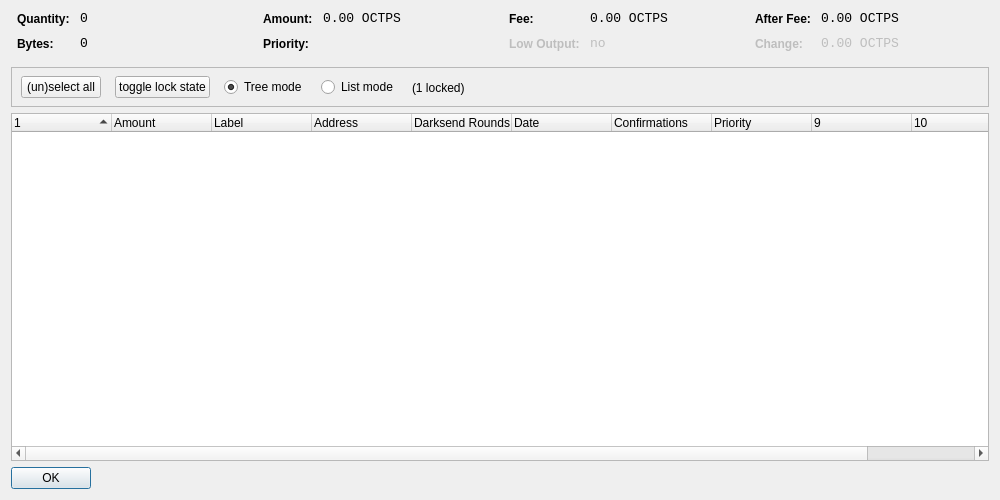
<?xml version="1.0" encoding="UTF-8"?>
<ui version="4.0">
 <class>CoinControlDialog</class>
 <widget class="QDialog" name="CoinControlDialog">
  <property name="geometry">
   <rect>
    <x>0</x>
    <y>0</y>
    <width>1000</width>
    <height>500</height>
   </rect>
  </property>
  <property name="windowTitle">
   <string>Coin Control</string>
  </property>
  <layout class="QVBoxLayout" name="verticalLayout">
   <item>
    <layout class="QHBoxLayout" name="horizontalLayoutTop" stretch="0,0,0,0">
     <property name="topMargin">
      <number>0</number>
     </property>
     <property name="bottomMargin">
      <number>10</number>
     </property>
     <item>
      <layout class="QFormLayout" name="formLayoutCoinControl1">
       <property name="horizontalSpacing">
        <number>10</number>
       </property>
       <property name="verticalSpacing">
        <number>10</number>
       </property>
       <property name="leftMargin">
        <number>6</number>
       </property>
       <property name="rightMargin">
        <number>6</number>
       </property>
       <item row="0" column="0">
        <widget class="QLabel" name="labelCoinControlQuantityText">
         <property name="styleSheet">
          <string notr="true">font-weight:bold;</string>
         </property>
         <property name="text">
          <string>Quantity:</string>
         </property>
        </widget>
       </item>
       <item row="0" column="1">
        <widget class="QLabel" name="labelCoinControlQuantity">
         <property name="font">
          <font>
           <family>Monospace</family>
           <pointsize>10</pointsize>
          </font>
         </property>
         <property name="cursor">
          <cursorShape>IBeamCursor</cursorShape>
         </property>
         <property name="contextMenuPolicy">
          <enum>Qt::ActionsContextMenu</enum>
         </property>
         <property name="text">
          <string notr="true">0</string>
         </property>
         <property name="textInteractionFlags">
          <set>Qt::LinksAccessibleByMouse|Qt::TextSelectableByKeyboard|Qt::TextSelectableByMouse</set>
         </property>
        </widget>
       </item>
       <item row="1" column="0">
        <widget class="QLabel" name="labelCoinControlBytesText">
         <property name="styleSheet">
          <string notr="true">font-weight:bold;</string>
         </property>
         <property name="text">
          <string>Bytes:</string>
         </property>
        </widget>
       </item>
       <item row="1" column="1">
        <widget class="QLabel" name="labelCoinControlBytes">
         <property name="font">
          <font>
           <family>Monospace</family>
           <pointsize>10</pointsize>
          </font>
         </property>
         <property name="cursor">
          <cursorShape>IBeamCursor</cursorShape>
         </property>
         <property name="contextMenuPolicy">
          <enum>Qt::ActionsContextMenu</enum>
         </property>
         <property name="text">
          <string notr="true">0</string>
         </property>
         <property name="textInteractionFlags">
          <set>Qt::LinksAccessibleByMouse|Qt::TextSelectableByKeyboard|Qt::TextSelectableByMouse</set>
         </property>
        </widget>
       </item>
      </layout>
     </item>
     <item>
      <layout class="QFormLayout" name="formLayoutCoinControl2">
       <property name="horizontalSpacing">
        <number>10</number>
       </property>
       <property name="verticalSpacing">
        <number>10</number>
       </property>
       <property name="leftMargin">
        <number>6</number>
       </property>
       <property name="rightMargin">
        <number>6</number>
       </property>
       <item row="0" column="0">
        <widget class="QLabel" name="labelCoinControlAmountText">
         <property name="styleSheet">
          <string notr="true">font-weight:bold;</string>
         </property>
         <property name="text">
          <string>Amount:</string>
         </property>
        </widget>
       </item>
       <item row="0" column="1">
        <widget class="QLabel" name="labelCoinControlAmount">
         <property name="font">
          <font>
           <family>Monospace</family>
           <pointsize>10</pointsize>
          </font>
         </property>
         <property name="cursor">
          <cursorShape>IBeamCursor</cursorShape>
         </property>
         <property name="contextMenuPolicy">
          <enum>Qt::ActionsContextMenu</enum>
         </property>
         <property name="text">
          <string notr="true">0.00 OCTPS</string>
         </property>
         <property name="textInteractionFlags">
          <set>Qt::LinksAccessibleByMouse|Qt::TextSelectableByKeyboard|Qt::TextSelectableByMouse</set>
         </property>
        </widget>
       </item>
       <item row="1" column="0">
        <widget class="QLabel" name="labelCoinControlPriorityText">
         <property name="styleSheet">
          <string notr="true">font-weight:bold;</string>
         </property>
         <property name="text">
          <string>Priority:</string>
         </property>
        </widget>
       </item>
       <item row="1" column="1">
        <widget class="QLabel" name="labelCoinControlPriority">
         <property name="font">
          <font>
           <family>Monospace</family>
           <pointsize>10</pointsize>
          </font>
         </property>
         <property name="cursor">
          <cursorShape>IBeamCursor</cursorShape>
         </property>
         <property name="contextMenuPolicy">
          <enum>Qt::ActionsContextMenu</enum>
         </property>
         <property name="text">
          <string/>
         </property>
         <property name="textInteractionFlags">
          <set>Qt::LinksAccessibleByMouse|Qt::TextSelectableByKeyboard|Qt::TextSelectableByMouse</set>
         </property>
        </widget>
       </item>
      </layout>
     </item>
     <item>
      <layout class="QFormLayout" name="formLayoutCoinControl3">
       <property name="horizontalSpacing">
        <number>10</number>
       </property>
       <property name="verticalSpacing">
        <number>10</number>
       </property>
       <property name="leftMargin">
        <number>6</number>
       </property>
       <property name="rightMargin">
        <number>6</number>
       </property>
       <item row="0" column="0">
        <widget class="QLabel" name="labelCoinControlFeeText">
         <property name="styleSheet">
          <string notr="true">font-weight:bold;</string>
         </property>
         <property name="text">
          <string>Fee:</string>
         </property>
        </widget>
       </item>
       <item row="0" column="1">
        <widget class="QLabel" name="labelCoinControlFee">
         <property name="font">
          <font>
           <family>Monospace</family>
           <pointsize>10</pointsize>
          </font>
         </property>
         <property name="cursor">
          <cursorShape>IBeamCursor</cursorShape>
         </property>
         <property name="contextMenuPolicy">
          <enum>Qt::ActionsContextMenu</enum>
         </property>
         <property name="text">
          <string notr="true">0.00 OCTPS</string>
         </property>
         <property name="textInteractionFlags">
          <set>Qt::LinksAccessibleByMouse|Qt::TextSelectableByKeyboard|Qt::TextSelectableByMouse</set>
         </property>
        </widget>
       </item>
       <item row="1" column="0">
        <widget class="QLabel" name="labelCoinControlLowOutputText">
         <property name="enabled">
          <bool>false</bool>
         </property>
         <property name="styleSheet">
          <string notr="true">font-weight:bold;</string>
         </property>
         <property name="text">
          <string>Low Output:</string>
         </property>
        </widget>
       </item>
       <item row="1" column="1">
        <widget class="QLabel" name="labelCoinControlLowOutput">
         <property name="enabled">
          <bool>false</bool>
         </property>
         <property name="font">
          <font>
           <family>Monospace</family>
           <pointsize>10</pointsize>
          </font>
         </property>
         <property name="cursor">
          <cursorShape>IBeamCursor</cursorShape>
         </property>
         <property name="contextMenuPolicy">
          <enum>Qt::ActionsContextMenu</enum>
         </property>
         <property name="text">
          <string notr="true">no</string>
         </property>
         <property name="textInteractionFlags">
          <set>Qt::LinksAccessibleByMouse|Qt::TextSelectableByKeyboard|Qt::TextSelectableByMouse</set>
         </property>
        </widget>
       </item>
      </layout>
     </item>
     <item>
      <layout class="QFormLayout" name="formLayoutCoinControl4">
       <property name="horizontalSpacing">
        <number>10</number>
       </property>
       <property name="verticalSpacing">
        <number>10</number>
       </property>
       <property name="leftMargin">
        <number>6</number>
       </property>
       <property name="rightMargin">
        <number>6</number>
       </property>
       <item row="0" column="0">
        <widget class="QLabel" name="labelCoinControlAfterFeeText">
         <property name="styleSheet">
          <string notr="true">font-weight:bold;</string>
         </property>
         <property name="text">
          <string>After Fee:</string>
         </property>
        </widget>
       </item>
       <item row="0" column="1">
        <widget class="QLabel" name="labelCoinControlAfterFee">
         <property name="font">
          <font>
           <family>Monospace</family>
           <pointsize>10</pointsize>
          </font>
         </property>
         <property name="cursor">
          <cursorShape>IBeamCursor</cursorShape>
         </property>
         <property name="contextMenuPolicy">
          <enum>Qt::ActionsContextMenu</enum>
         </property>
         <property name="text">
          <string notr="true">0.00 OCTPS</string>
         </property>
         <property name="textInteractionFlags">
          <set>Qt::LinksAccessibleByMouse|Qt::TextSelectableByKeyboard|Qt::TextSelectableByMouse</set>
         </property>
        </widget>
       </item>
       <item row="1" column="0">
        <widget class="QLabel" name="labelCoinControlChangeText">
         <property name="enabled">
          <bool>false</bool>
         </property>
         <property name="styleSheet">
          <string notr="true">font-weight:bold;</string>
         </property>
         <property name="text">
          <string>Change:</string>
         </property>
        </widget>
       </item>
       <item row="1" column="1">
        <widget class="QLabel" name="labelCoinControlChange">
         <property name="enabled">
          <bool>false</bool>
         </property>
         <property name="font">
          <font>
           <family>Monospace</family>
           <pointsize>10</pointsize>
          </font>
         </property>
         <property name="cursor">
          <cursorShape>IBeamCursor</cursorShape>
         </property>
         <property name="contextMenuPolicy">
          <enum>Qt::ActionsContextMenu</enum>
         </property>
         <property name="text">
          <string notr="true">0.00 OCTPS</string>
         </property>
         <property name="textInteractionFlags">
          <set>Qt::LinksAccessibleByMouse|Qt::TextSelectableByKeyboard|Qt::TextSelectableByMouse</set>
         </property>
        </widget>
       </item>
      </layout>
     </item>
    </layout>
   </item>
   <item>
    <widget class="QFrame" name="frame">
     <property name="minimumSize">
      <size>
       <width>0</width>
       <height>40</height>
      </size>
     </property>
     <property name="frameShape">
      <enum>QFrame::StyledPanel</enum>
     </property>
     <property name="frameShadow">
      <enum>QFrame::Sunken</enum>
     </property>
     <widget class="QWidget" name="horizontalLayoutWidget">
      <property name="geometry">
       <rect>
        <x>10</x>
        <y>0</y>
        <width>781</width>
        <height>41</height>
       </rect>
      </property>
      <layout class="QHBoxLayout" name="horizontalLayoutPanel" stretch="0,0,0,0,0">
       <property name="spacing">
        <number>14</number>
       </property>
       <item>
        <widget class="QPushButton" name="pushButtonSelectAll">
         <property name="sizePolicy">
          <sizepolicy hsizetype="Maximum" vsizetype="Fixed">
           <horstretch>0</horstretch>
           <verstretch>0</verstretch>
          </sizepolicy>
         </property>
         <property name="text">
          <string>(un)select all</string>
         </property>
        </widget>
       </item>
        <item>
         <widget class="QPushButton" name="pushButtonToggleLock">
          <property name="sizePolicy">
           <sizepolicy hsizetype="Maximum" vsizetype="Fixed">
            <horstretch>0</horstretch>
            <verstretch>0</verstretch>
           </sizepolicy>
          </property>
          <property name="text">
           <string>toggle lock state</string>
          </property>
          <property name="autoDefault">
           <bool>false</bool>
          </property>
         </widget>
        </item>
       <item>
        <widget class="QRadioButton" name="radioTreeMode">
         <property name="sizePolicy">
          <sizepolicy hsizetype="Maximum" vsizetype="Fixed">
           <horstretch>0</horstretch>
           <verstretch>0</verstretch>
          </sizepolicy>
         </property>
         <property name="text">
          <string>Tree mode</string>
         </property>
         <property name="checked">
          <bool>true</bool>
         </property>
        </widget>
       </item>
       <item>
        <widget class="QRadioButton" name="radioListMode">
         <property name="sizePolicy">
          <sizepolicy hsizetype="Maximum" vsizetype="Fixed">
           <horstretch>0</horstretch>
           <verstretch>0</verstretch>
          </sizepolicy>
         </property>
         <property name="text">
          <string>List mode</string>
         </property>
        </widget>
       </item>
        <item>
         <widget class="QLabel" name="labelLocked">
          <property name="text">
           <string>(1 locked)</string>
          </property>
         </widget>
        </item>
       <item>
        <spacer name="horizontalSpacer">
         <property name="orientation">
          <enum>Qt::Horizontal</enum>
         </property>
         <property name="sizeHint" stdset="0">
          <size>
           <width>40</width>
           <height>20</height>
          </size>
         </property>
        </spacer>
       </item>
      </layout>
     </widget>
    </widget>
   </item>
   <item>
    <widget class="CoinControlTreeWidget" name="treeWidget">
     <property name="contextMenuPolicy">
      <enum>Qt::CustomContextMenu</enum>
     </property>
     <property name="sortingEnabled">
      <bool>false</bool>
     </property>
     <property name="columnCount">
      <number>11</number>
     </property>
     <attribute name="headerShowSortIndicator" stdset="0">
      <bool>true</bool>
     </attribute>
     <attribute name="headerStretchLastSection">
      <bool>false</bool>
     </attribute>
     <column>
      <property name="text">
       <string/>
      </property>
     </column>
     <column>
      <property name="text">
       <string>Amount</string>
      </property>
     </column>
     <column>
      <property name="text">
       <string>Label</string>
      </property>
     </column>
     <column>
      <property name="text">
       <string>Address</string>
      </property>
     </column>
     <column>
      <property name="text">
       <string>Darksend Rounds</string>
      </property>
    </column>
     <column>
      <property name="text">
       <string>Date</string>
      </property>
     </column>
     <column>
      <property name="text">
       <string>Confirmations</string>
      </property>
      <property name="toolTip">
       <string>Confirmed</string>
      </property>
     </column>
     <column>
      <property name="text">
       <string>Priority</string>
      </property>
     </column>
     <column>
      <property name="text">
       <string/>
      </property>
     </column>
     <column>
      <property name="text">
       <string/>
      </property>
     </column>
     <column>
      <property name="text">
       <string/>
      </property>
     </column>
     <column>
      <property name="text">
       <string/>
      </property>
     </column>
    </widget>
   </item>
   <item>
    <widget class="QDialogButtonBox" name="buttonBox">
     <property name="sizePolicy">
      <sizepolicy hsizetype="Maximum" vsizetype="Fixed">
       <horstretch>0</horstretch>
       <verstretch>0</verstretch>
      </sizepolicy>
     </property>
     <property name="orientation">
      <enum>Qt::Horizontal</enum>
     </property>
     <property name="standardButtons">
      <set>QDialogButtonBox::Ok</set>
     </property>
    </widget>
   </item>
  </layout>
 </widget>
 <customwidgets>
  <customwidget>
   <class>CoinControlTreeWidget</class>
   <extends>QTreeWidget</extends>
   <header>coincontroltreewidget.h</header>
  </customwidget>
 </customwidgets>
 <resources/>
 <connections/>
</ui>
